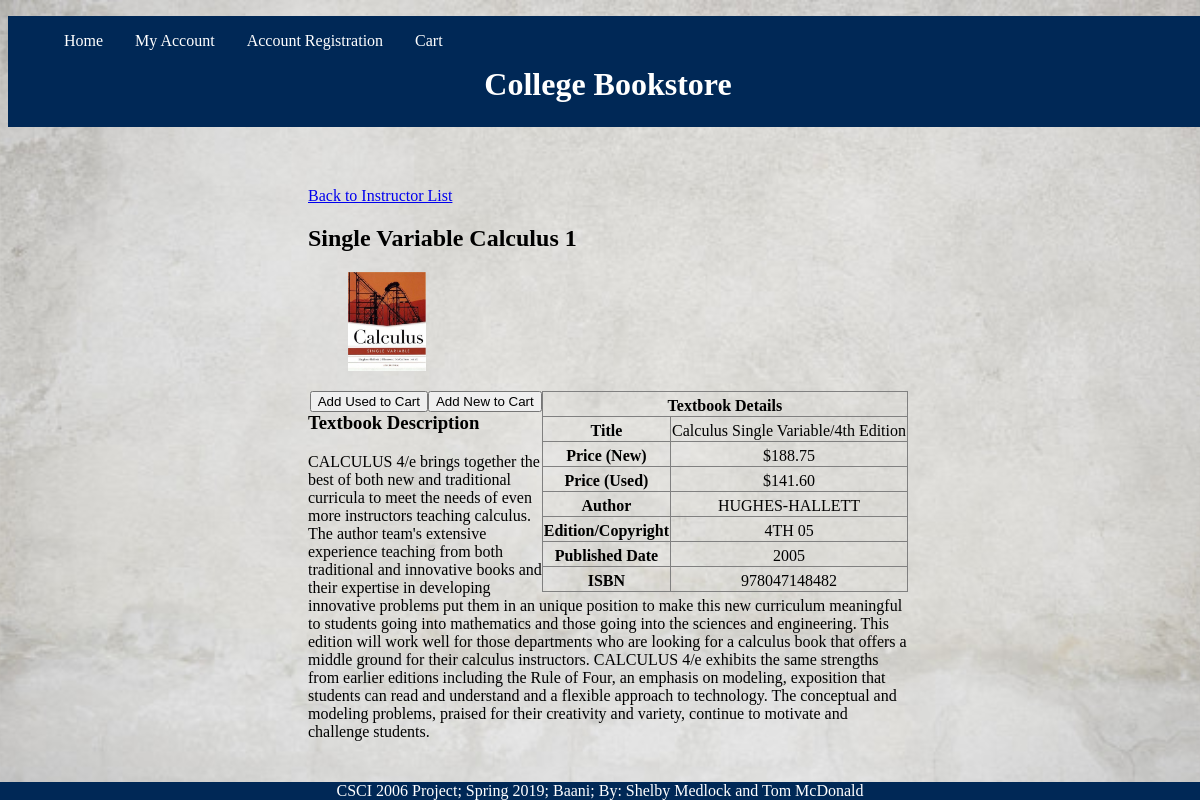
Page /bookPage.php?id=101 on the committed database.
### tables this page shows
CREATE TABLE `subjects` (
  `title` varchar(255) DEFAULT NULL,
  `category` varchar(255) DEFAULT NULL,
  `subjectId` int(11) NOT NULL,
  `instructorId` int(11) NOT NULL
);

CREATE TABLE `schoolbooks` (
  `title` varchar(255) DEFAULT NULL,
  `author` varchar(255) DEFAULT NULL,
  `category` varchar(255) DEFAULT NULL,
  `subjectId` int(11) NOT NULL,
  `isbn` varchar(255) NOT NULL,
  `edition` varchar(255) DEFAULT NULL,
  `pubDate` varchar(255) DEFAULT NULL,
  `description` text,
  `newprice` double(100,2) DEFAULT NULL,
  `usedprice` double(100,2) DEFAULT NULL,
  `bookCover` varchar(255) DEFAULT NULL
);

### includes/bookPageSchool.inc.php (called while the page is built)
<?php
$subjectId = $_GET['id'];
$books = new SchoolBookDB($pdo);
$book = $books->findById($subjectId);
$subjects = new SubjectDB($pdo);
$subject = $subjects->findById($subjectId);
$subjectTitle = $subject['title'];
$title = $book['title'];
$newPrice = $book['newprice'];
$usedPrice = $book['usedprice'];
$img = $book['bookCover'];
$author = $book['author'];
$edition = $book['edition'];
$pubDate = $book['pubDate'];
$isbn = $book['isbn'];
$text = $book['description'];
?>

### includes/config.inc.php (called while the page is built, shortened)
<?php
spl_autoload_register(function ($class) {
    $file = 'lib/' . $class . '.class.php';
});
?>

### lib/SubjectDB.class.php (called while the page is built, shortened)
<?php
  class SubjectDB{
    private $pdo = null;
    private static $baseSQL = "SELECT * FROM Subjects";
    public function __construct($connection) {
        $this->pdo = $connection;
    }
    public function findById($id){
      $sql = self::$baseSQL.' WHERE subjectId=?';
      $statement = DatabaseHelper::runQuery($this->pdo, $sql, Array($id));
      return $statement->fetch();
    }
  }
?>

### lib/DatabaseHelper.class.php (called while the page is built, shortened)
<?php
class DatabaseHelper {
    public static function runQuery($pdo, $sql, $parameters=array())     {
        $statement = null;
        if (count($parameters) > 0) {
            $statement = $pdo->prepare($sql);
            $executedOk = $statement->execute($parameters);
        } else {
            $statement = $pdo->query($sql);
            if (!$statement) {
                throw new PDOException;
            }
        }
        return $statement;
    }
}
?>

### lib/SchoolBookDB.class.php (called while the page is built, shortened)
<?php
  class SchoolBookDB{
    private $pdo = null;
    private static $baseSQL = "SELECT * FROM SchoolBooks";
    public function __construct($connection) {
        $this->pdo = $connection;
    }
    public function findById($id){
      $sql = self::$baseSQL.' WHERE subjectId=?';
      $statement = DatabaseHelper::runQuery($this->pdo, $sql, Array($id));
      return $statement->fetch();
    }
  }
?>

### bookPage.php (the view, shortened to what this page needs)
<?php
	include "includes/config.inc.php";
	$subjectId = null;
	$postId = null;
	$inCart = false;
	if(isset($_GET['id'])){
		include "includes/bookPageSchool.inc.php";
	}
	include "includes/addToCart.inc.php";
?>
<!DOCTYPE html>
<html lang="en">
	<head>
		<link href="css/mainStyles.css" rel="stylesheet"/>
	</head>
	<body>
		<?php include "includes/header.inc.php";?>
		<article class="book">
			<?php
				if ($subjectId != null) {
					echo "<a href=\"instructorList.php\">Back to Instructor List</a>";
				}
			?>
			<h2><?php if ($subjectId != null) {
				echo $subjectTitle;
			}
			?></h2>
			<figure class="bookImg">
				<img src="images/<?php echo $img; ?>" alt="<?php echo $title; ?>" height="15%" width="15%">
			</figure>
			<form method="post" action="<?php
																		if ($subjectId != null) {
																			echo $_SERVER["PHP_SELF"]."?id=".$subjectId;
																		}
																		if ($postId != null) {
																			echo $_SERVER["PHP_SELF"]."?postId=".$postId;
																		}
																	?>">
			<table class="bookpagetable">
				<thead>
					<tr>
						<th colspan="2">Textbook Details</th>
					</tr>
				</thead>
				<tbody>
					<tr>
						<td><strong>Title</strong></td>
						<td id="bTitle" name="title"><?php echo $title; ?></td>
					</tr>
					<?php
						if($subjectId != null){
							echo "<tr>
								<td><strong>Price (New)</strong></td>
								<td id=\"bNewPrice\">$".$newPrice."</td>
							</tr>
							<tr>
								<td><strong>Price (Used)</strong></td>
								<td id=\"bUsedPrice\">$".$usedPrice."</td>
							</tr>";
						}
					?>
					<tr>
						<td><strong>Author</strong></td>
						<td><?php echo $author; ?></td>
					</tr>
					<?php
						if ($subjectId != null) {
							echo "<tr>
								<td><strong>Edition/Copyright</strong></td>
								<td>".$edition."</td>
							</tr>
							<tr>
								<td><strong>Published Date</strong></td>
								<td>".$pubDate."</td>
							</tr>";
						}
					?>
					<tr>
						<td><strong>ISBN</strong></td>
						<td name="isbn"><?php echo $isbn; ?></td>
					</tr>
				</tbody>
			</table>
			<?php
				if (isset($_COOKIE[$subjectId]) || $inCart) {
					echo "<p>In Cart</p>";
				}else {
					if ($subjectId != null) {
						echo "<input type=\"submit\" id=\"newButton\" name=\"newButton\" value=\"Add New to Cart\">
						<input type=\"submit\" id=\"usedButton\" name=\"usedButton\" value=\"Add Used to Cart\">";
					}
				}
			?>
			</form>
			<?php
				if($subjectId != null){
					echo "<section>
						<h3>Textbook Description</h3>
						<p>".$text."</P>
					</section>";
				}
			?>
		</article>
		<?php include "includes/footer.inc.php";?>
	</body>
</html>

### includes/header.inc.php
<header>
  <nav id="headnav">
    <ul>
      <li><a href="index.php">Home</a></li>
      <li><a href="logIn.php">My Account</a></li>
      <li><a href="accountReg.php">Account Registration</a></li>
      <li><a href="cart.php">Cart</a></li>
    </ul>
    <h1>College Bookstore</h1>
  </nav>
</header>

### includes/footer.inc.php
<footer>CSCI 2006 Project; Spring 2019; Baani; By: Shelby Medlock and Tom McDonald</footer>

### css/mainStyles.css (style rules this page uses)
body { background-image: url("../images/background.png"); background-size: 100%; width: 100%; }
.bookpagetable,.bookpagetable th,.bookpagetable tr,.bookpagetable td, #cartTable, #cartTable th, #cartTable td, #checkoutTable, #checkoutTable th, #checkoutTable td, #detailsTable, #detailsTable th, #detailsTable td { border: 1px solid grey; border-collapse: collapse; text-align: center; }
.book { margin: 5% 25%; }
.bookpagetable { float: right; }
#newButton, #usedButton, #addCartButton { float: right; }
th, td { padding-top: 5px; }
#headnav { width: 100%; background-color: #002856; }
h1 { clear: left; text-align: center; background: #002856; color: white; font-size: 32px; padding-bottom: 2%; }
#headnav ul li { float: left; }
#headnav ul { background-color: #002856; list-style-type: none; }
#headnav ul li a { padding: 16px 16px; text-decoration: none; text-align: center; color: white; display: block; }
footer { position: fixed; width: 100%; bottom: 0; left: 0; background-color: #002856; text-align: center; color: white; }

### rows in the picture
subjects: title "Single Variable Calculus 1"
schoolbooks: bookCover (picture), title "Calculus Single Variable/4th Edition", newprice "188.75", usedprice "141.60", author "HUGHES-HALLETT", edition "4TH 05", pubDate "2005", isbn "978047148482", description "CALCULUS 4/e brings together the best of both new and traditional curricula to meet the needs of even more instructors teaching calculus. The author team's extensive experience teaching from both traditional and innovative books and their expertise in developing innovative problems put them in an unique position to make this new curriculum meaningful to students going into mathematics and those going into the sciences and engineering. This edition will work well for those departments who are looking for a calculus book that offers a middle ground for their calculus instructors. CALCULUS 4/e exhibits the same strengths from earlier editions including the Rule of Four, an emphasis on…"
